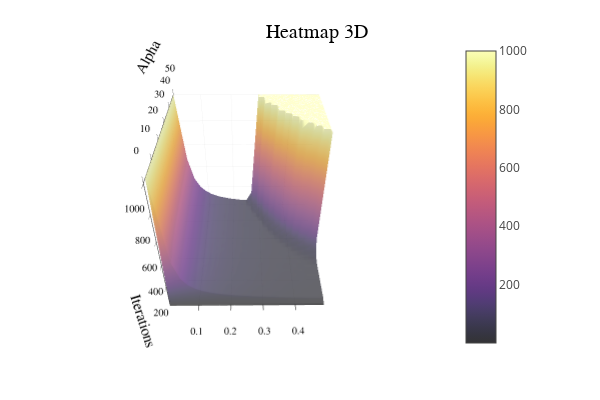

Here is the notebook cell this chart was saved with:
### Code cell
using LinearAlgebra
using SparseArrays
using Plots
using Base.Threads
using Distributed
#potentiel
function V(x)
    return -20 * (exp(-30 * cos(pi * (x - 0.20))^2) + 2 * exp(-30 * cos(pi * (x + 0.25))^2))
end
    Nb = 100
    max_iterations = 1000
    tolerance = 1e-7
    dx = 1 / Nb

# Construction de la matrice hamiltonien
    x = LinRange(0, 1, Nb)
    diag_V = V.(x)
    main_diag = (1 / dx^2) .+ diag_V
    off_diag = fill(-1 / (2 * dx^2), Nb - 1)

    h = spdiagm(0 => main_diag, 1 => off_diag, -1 => off_diag)
    h[1, Nb] = h[Nb, 1] = -1 / (2 * dx^2)

    # Initialization
    eigvals, eigvecs = eigen(Matrix(h))
    sort_indices = sortperm(eigvals)
    phi = eigvecs[:, sort_indices]
    phi[:, 1] /= norm(phi[:, 1])
    P_0 = phi[:, 1] * phi[:, 1]'

function point_fixe(alpha, beta,P_0)
    P_old=P_0
    for k in 1:max_iterations
        H = h + (alpha / dx) * spdiagm(0 => diag(P_old))
        eigvals, eigvecs = eigen(Matrix(H))

        sort_indices = sortperm(eigvals)
        phi = eigvecs[:, sort_indices]
        phi[:, 1] /= norm(phi[:, 1])
        P_new = phi[:, 1] * phi[:, 1]'
        error = norm(P_new - P_old)

        if error < tolerance
            return k
        end

        P_old = beta * P_new + (1 - beta) * P_old
        P_0=P_old
    end
    return max_iterations
end

alpha_values = 0:2:50
beta_values = 0.01:0.02:0.5

iterations = zeros(length(alpha_values), length(beta_values))

@threads for i in 1:length(alpha_values)
    alpha = alpha_values[i]
    for j in 1:length(beta_values)
        beta = beta_values[j]
        iterations[i, j] = point_fixe(alpha, beta,P_0)
        println("Alpha: ", alpha, " - Beta: ", beta, " - Iterations: ", iterations[i, j])
    end
end
plotlyjs()
# Affichage de la heatmap en 3D avec surface()
surface(beta_values, alpha_values , iterations, opacity=0.8, xlabel="Beta", ylabel="Alpha", zlabel="Iterations", title="Heatmap 3D")

### Figure 1 — Plotly figure (JSON) as saved in the notebook; plotly's stock layout.template omitted (floating-point values rounded to 4 significant figures; data arrays with more than 128 entries replaced by an {"elided": "..."} marker saying what was removed)
{"data": [{"cmax": 1000, "cmin": 1, "colorbar": {"len": 0.8657, "title": {"text": ""}, "x": 0.7605, "y": 0.5087}, "colorscale": {"elided": "256x2 mixed values"}, "name": "y1", "opacity": 0.8, "scene": "scene", "showlegend": false, "showscale": true, "type": "surface", "x": [0.01, 0.03, 0.05, 0.07, 0.09, 0.11, 0.13, 0.15, 0.17, 0.19, 0.21, 0.23, 0.25, 0.27, 0.29, 0.31, 0.33, 0.35, 0.37, 0.39, 0.41, 0.43, 0.45, 0.47, 0.49], "xaxis": "x", "y": [0, 2, 4, 6, 8, 10, 12, 14, 16, 18, 20, 22, 24, 26, 28, 30, 32, 34, 36, 38, 40, 42, 44, 46, 48, 50], "yaxis": "y", "z": {"elided": "26x25 int values"}, "zaxis": "z", "zmax": 1000, "zmin": 1}], "layout": {"annotations": [{"font": {"color": "rgba(0, 0, 0, 1)", "family": "sans-serif", "size": 20}, "rotation": 0, "showarrow": false, "text": "Heatmap 3D", "x": 0.5275, "xanchor": "center", "xref": "paper", "y": 1, "yanchor": "top", "yref": "paper"}], "height": 400, "legend": {"bgcolor": "rgba(255, 255, 255, 1.000)", "bordercolor": "rgba(0, 0, 0, 1)", "borderwidth": 1, "font": {"color": "rgba(0, 0, 0, 1)", "family": "sans-serif", "size": 11}, "title": {"font": {"color": "rgba(0, 0, 0, 1)", "family": "sans-serif", "size": 15}, "text": ""}, "tracegroupgap": 0, "traceorder": "normal", "x": 1, "xanchor": "auto", "y": 1, "yanchor": "auto"}, "margin": {"b": 20, "l": 0, "r": 0, "t": 20}, "paper_bgcolor": "rgba(255, 255, 255, 1.000)", "plot_bgcolor": "rgba(255, 255, 255, 1.000)", "scene": {"aspectmode": "auto", "aspectratio": {"x": 1, "y": 1, "z": 1}, "camera": {"center": {"x": 0, "y": 0, "z": 0}, "eye": {"x": -0.01084, "y": -1.945, "z": 1.603}, "projection": {"type": "perspective"}, "up": {"x": 0, "y": 0, "z": 1}}, "domain": {"x": [0.06165, 0.7605], "y": [0.07581, 0.9415]}, "xaxis": {"gridcolor": "rgba(0, 0, 0, 0.1)", "gridwidth": 0.5, "linecolor": "rgba(0, 0, 0, 1)", "mirror": false, "range": [0.01, 0.49], "showgrid": true, "showline": true, "showticklabels": true, "tickangle": 0, "tickcolor": "rgb(0, 0, 0)", "tickfont": {"color": "rgba(0, 0, 0, 1)", "family": "sans-serif", "size": 11}, "tickmode": "array", "ticks": "inside", "ticktext": ["0.1", "0.2", "0.3", "0.4"], "tickvals": [0.1, 0.2, 0.3, 0.4], "title": {"font": {"color": "rgba(0, 0, 0, 1)", "family": "sans-serif", "size": 15}, "text": "Beta"}, "type": "linear", "visible": true, "zeroline": false, "zerolinecolor": "rgba(0, 0, 0, 1)"}, "yaxis": {"gridcolor": "rgba(0, 0, 0, 0.1)", "gridwidth": 0.5, "linecolor": "rgba(0, 0, 0, 1)", "mirror": false, "range": [0, 50], "showgrid": true, "showline": true, "showticklabels": true, "tickangle": 0, "tickcolor": "rgb(0, 0, 0)", "tickfont": {"color": "rgba(0, 0, 0, 1)", "family": "sans-serif", "size": 11}, "tickmode": "array", "ticks": "inside", "ticktext": ["0", "10", "20", "30", "40", "50"], "tickvals": [0, 10, 20, 30, 40, 50], "title": {"font": {"color": "rgba(0, 0, 0, 1)", "family": "sans-serif", "size": 15}, "text": "Alpha"}, "type": "linear", "visible": true, "zeroline": false, "zerolinecolor": "rgba(0, 0, 0, 1)"}, "zaxis": {"gridcolor": "rgba(0, 0, 0, 0.1)", "gridwidth": 0.5, "linecolor": "rgba(0, 0, 0, 1)", "mirror": false, "range": [1, 1000], "showgrid": true, "showline": true, "showticklabels": true, "tickangle": 0, "tickcolor": "rgb(0, 0, 0)", "tickfont": {"color": "rgba(0, 0, 0, 1)", "family": "sans-serif", "size": 11}, "tickmode": "array", "ticks": "inside", "ticktext": ["200", "400", "600", "800", "1000"], "tickvals": [200, 400, 600, 800, 1000], "title": {"font": {"color": "rgba(0, 0, 0, 1)", "family": "sans-serif", "size": 15}, "text": "Iterations"}, "type": "linear", "visible": true, "zeroline": false, "zerolinecolor": "rgba(0, 0, 0, 1)"}}, "showlegend": true, "width": 600}}
